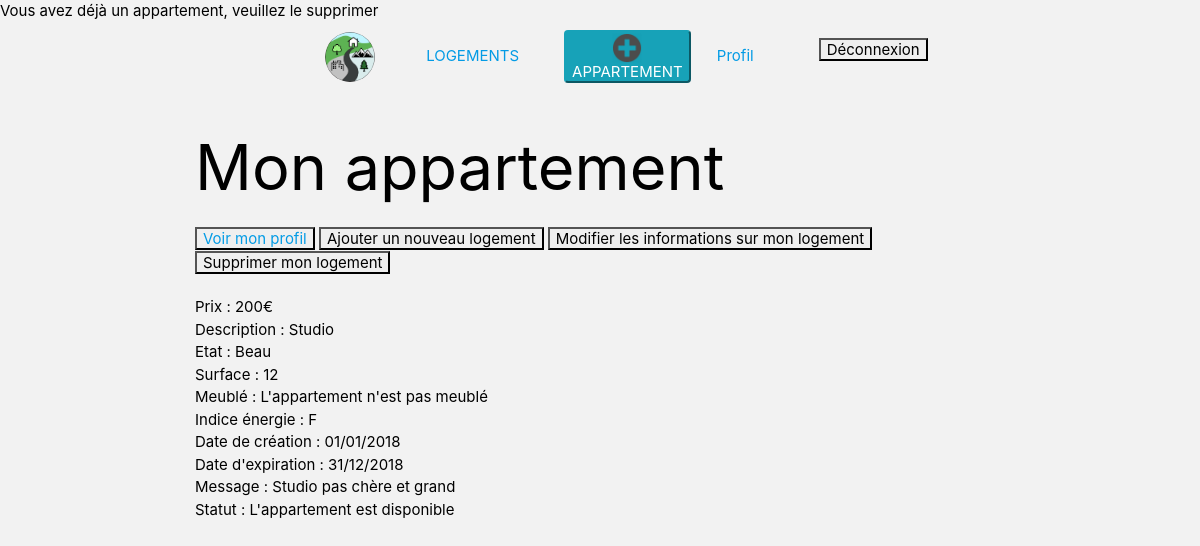
/controller/listOfAppartsUser.php?error=3 (signed in), run on the app's committed database.
### tables this page shows
CREATE TABLE IF NOT EXISTS `appartements` (
  `id_appartement` int(11) NOT NULL AUTO_INCREMENT,
  `prix` int(11) NOT NULL,
  `description` varchar(180) NOT NULL,
  `etat` varchar(180) NOT NULL,
  `nbPiece` int(11) NOT NULL,
  `surface` int(11) NOT NULL,
  `meuble` tinyint(1) NOT NULL,
  `ind_energie` varchar(180) NOT NULL,
  `dateCreation` varchar(180) NOT NULL,
  `dateExpiration` varchar(180) NOT NULL,
  `message` varchar(255) NOT NULL,
  `statut` tinyint(1) NOT NULL,
  `FK_USERS` int(11) NOT NULL,
  `FK_QUARTIERS` int(11) NOT NULL,
  `FK_VILLES` int(11) NOT NULL,
  PRIMARY KEY (`id_appartement`),
  KEY `APPARTEMENTS_USERS_FK` (`FK_USERS`),
  KEY `APPARTEMENTS_QUARTIERS0_FK` (`FK_QUARTIERS`),
  KEY `APPARTEMENTS_VILLES1_FK` (`FK_VILLES`)
);

### controller/listOfAppartsUser.php (called while the page is built, shortened)
<?php
require_once ("../model/mainModel.php");
$lobjApparts = GetApparts();
require_once ("../view/listOfAppartsUser.view.php");

### model/mainModel.php (called while the page is built, shortened)
<?php
function GetDataBase()
{
    $host = "localhost";
    $dbName = "lebonappart";
    $login = "root";
    $password = "";
    try {
        $bdd = new PDO('mysql:host=' . $host . ';dbname=' . $dbName . ';charset=utf8', $login, $password, array(PDO::ATTR_ERRMODE => PDO::ERRMODE_EXCEPTION));
    } catch (Exception $e) {
        $bdd = null;
        die('Erreur : ' . $e->getMessage());
    }
    return $bdd;
}
function GetApparts()
{
    $bdd = GetDataBase();
    if ($bdd) {
        $lstrQuery = "SELECT * FROM appartements";
        $stmt = $bdd->prepare($lstrQuery);
        $stmt->execute();
        $lobjApparts = $stmt->fetchAll(PDO::FETCH_OBJ);
    }
    return $lobjApparts;
}

### view/listOfAppartsUser.view.php (the view)
<?php
require_once("../controller/listOfAppartsUser.php");
include_once("../helper/header.php");
include("../helper/navbar.php");
?>
<div class="container">
    <div class="spaceTopAppart">
        <h1> Mon appartement</h1>
        <button><a href="../welcome.php"> Voir mon profil </a></button>
        <button><a href="../controller/insertAppart.php" style="text-decoration: none; color: black" id="ajoutLogement">Ajouter un nouveau
                logement</a></button>
        <button><a href="../controller/updateAppart.php" style="text-decoration: none; color: black">Modifier les
                informations sur mon logement</a></button>
        <button><a href="../controller/deleteAppart.php" style="text-decoration: none; color: black">Supprimer mon
                logement</a></button>
    </div>
</div>
<?php
foreach ($lobjApparts as $lobjAppart) {
    if ($lobjAppart->FK_USERS == $_SESSION['id']) {
        ?>
        <div class="container" id="mainContainer">
            <div class="profileContainer">
                <br>
                <div>
                    Prix : <?php echo($lobjAppart->prix); ?>€
                </div>
                <div>
                    Description : <?php echo($lobjAppart->description); ?>
                </div>
                <div>
                    Etat : <?php echo($lobjAppart->etat); ?>
                </div>
                <div>
                    Surface : <?php echo($lobjAppart->surface); ?>
                </div>
                <div>
                    Meublé : <?php if ($lobjAppart->meuble == 0) {
                        echo("L'appartement n'est pas meublé");
                    } else {
                        echo("L'appartement est meublé");
                    } ?>
                </div>
                <div>
                    Indice énergie : <?php echo($lobjAppart->ind_energie); ?>
                </div>
                <div>
                    Date de création : <?php echo($lobjAppart->dateCreation); ?>
                </div>
                <div>
                    Date d'expiration : <?php echo($lobjAppart->dateExpiration); ?>
                </div>
                <div>
                    Message : <?php echo($lobjAppart->message); ?>
                </div>
                <div>
                    Statut : <?php if ($lobjAppart->statut == 1) {
                        echo("L'appartement n'est pas disponible");
                    } else {
                        echo("L'appartement est disponible");
                    } ?>
                </div>
                <br>
                <br>
            </div>
        </div>
        <?php
    }
};

### assets/css/myStyle.css (style rules this page uses)
body { background-color: #F2F2F2!important; color: black!important; }

### data on the page
appartements: prix "200", description "Studio", etat "Beau", surface "12", meuble "L'appartement n'est pas meublé", ind_energie "F", dateCreation "01/01/2018", dateExpiration "31/12/2018", message "Studio pas chère et grand", statut "L'appartement est disponible"
